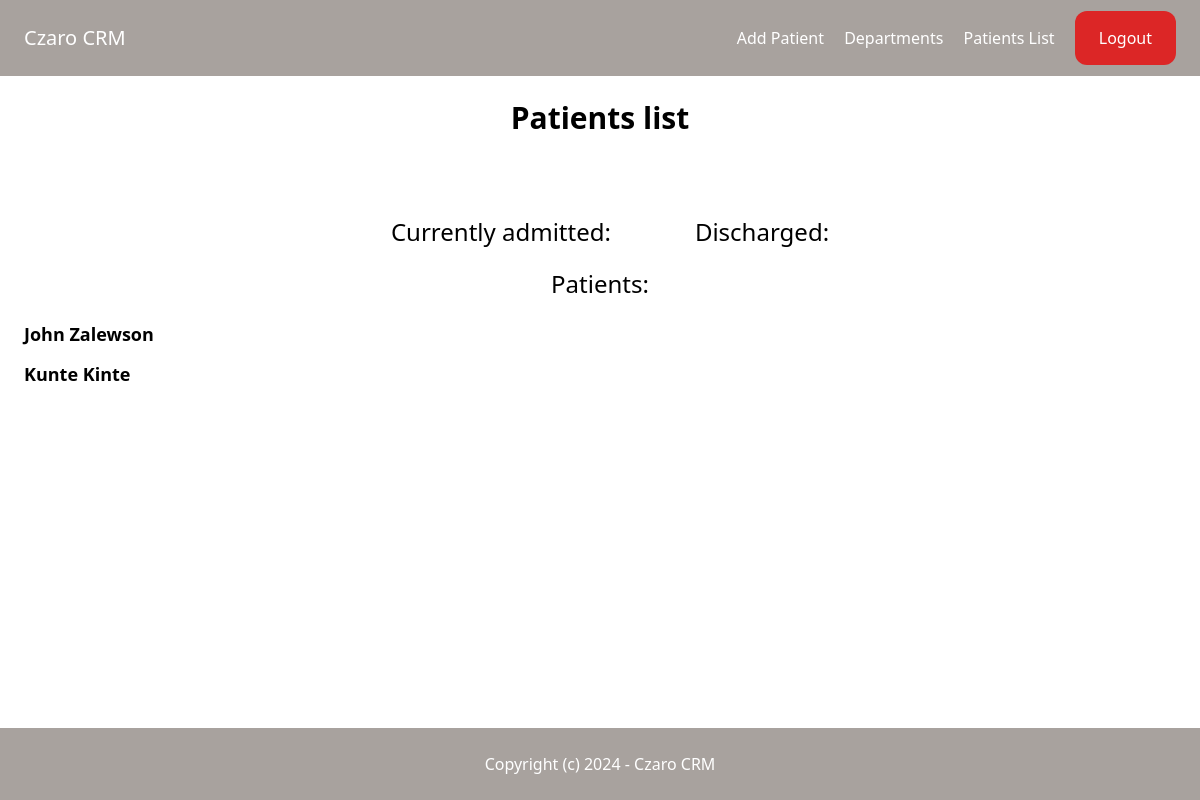
/patient/ (signed in), run on an earlier commit of the app's database.
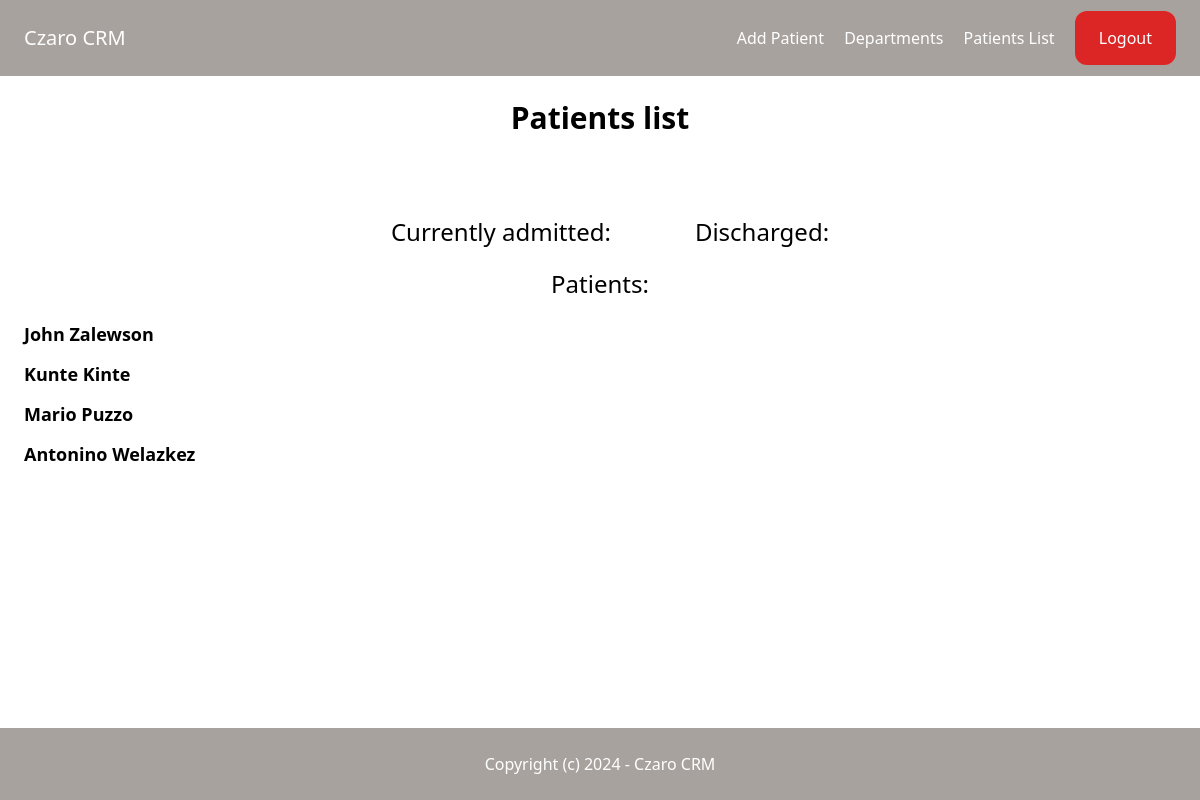
And on a later commit of the database.
### patient/models.py (models this page shows, shortened)
class Patient(models.Model):
    id = models.UUIDField(primary_key=True, default=uuid.uuid4, editable=False)
    first_name = models.CharField(max_length=255)
    last_name = models.CharField(max_length=255)
    date_of_birth = models.DateField()
    contact_number = models.CharField(max_length=15)
    is_insured = models.BooleanField(choices=YES_NO_CHOICES, default=YES)
    insurance = models.CharField(max_length=255)
    country = models.CharField(max_length=255)
    city = models.CharField(max_length=255)
    street = models.CharField(max_length=255)
    zip_code = models.CharField(max_length=255)
    created_by = models.ForeignKey(User, on_delete=models.CASCADE)
    created_at = models.DateTimeField(auto_now_add=True)
    modified_at = models.DateTimeField(auto_now=True, null=True)

### patient/views.py (the view)
# urls.py: path("", views.main, name="index"),
@login_required(login_url = "/login/")
def index(request):
    patients = Patient.objects.all()
    context = {
        "patients": patients,
        "title" : "Patients list"
    }
    return render(request, "patient_list.html", context)

### templates/patient_list.html (shortened to what this page needs)
{% extends "base.html"%}
{% block content %}
<h1 class="text-3xl font-bold text-center mb-20">{{ title }}</h1>
<div class="flex justify-center">
    <div class="px-5">
        <p class="text-2xl text-center mb-5">Currently admitted:</p>
    </div>
    <div clas="w-1/2 px-5">
        <p class="text-2xl text-center mb-5">Discharged:</p>
    </div>
</div>
<div>
    <p class="text-2xl text-center mb-5">Patients:</p>
    {% for patient in patients %}
    <a href="{% url 'patient:detail' patient.id %}">
        <p class="mb-3 text-lg">
            <span class="font-bold">{{ patient.first_name }} {{ patient.last_name }}</span>
        </p>
    </a>
{% endfor %}
{% endblock %}

### templates/base.html (shortened to what this page needs)
<!DOCTYPE html>
<html>
    <head>
        <script src="https://cdn.tailwindcss.com"></script>
        {% load static %}
    </head>
    <body class="flex flex-col h-screen">
        <nav class="p-6 flex items-center justify-between bg-stone-400">
            <a href="#" class="text-xl text-white">Czaro CRM</a>
            <div class="space-x-4">
                {% if request.user.is_authenticated %}
                    <a href="{% url "patient:create" %}" class="text-white">Add Patient</a>
                    <a href="{% url "department:department_list" %}" class="text-white">Departments</a>
                    <a href="{% url "patient:index" %}" class="text-white">Patients List</a>
                    <a href="{% url 'main:logout' %}" class="py-4 px-6 bg-red-600 rounded-xl text-white">Logout</a>
                {% else %}
                    <a href="{% url 'main:login' %}" class="py-4 px-6 bg-zinc-500 text-white rounded-xl">Login</a>
                    <a href="{% url 'main:signup' %}" class="py-4 px-6 bg-zinc-600 text-white rounded-xl">Sign up</a>
                {% endif %}
            </div>
        </nav>
        <main class="p-6 flex-1 mb-4">
            {% block content %}
            {% endblock %}
        </main>
        <footer class="p-6 bg-stone-400">
            <p class="text-xm text-white text-center">Copyright (c) 2024 - Czaro CRM</p>
        </footer>
    </body>
</html>

What changed in the data, as far as the page shows it:
added Patient: first_name "Mario", last_name "Puzzo"
added Patient: first_name "Antonino", last_name "Welazkez"
